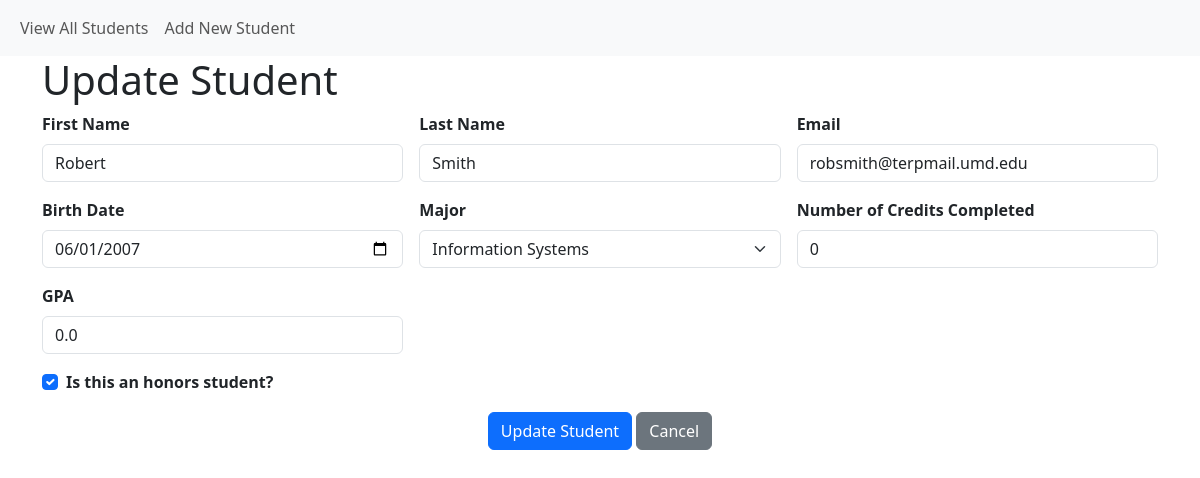
The app's page /student/update/1 with its own data.
### models.py (models this page shows, shortened)
class Student(db.Model):
    __tablename__ = "student"
    student_id = db.Column(db.Integer, primary_key=True)
    first_name = db.Column(db.String(30), nullable=False)
    last_name = db.Column(db.String(50), nullable=False)
    major_id = db.Column(db.Integer, db.ForeignKey('major.major_id'))
    birth_date = db.Column(db.DateTime, nullable=False)
    num_credits_completed = db.Column(db.Integer, nullable=False)
    gpa = db.Column(db.Float, nullable=False)
    is_honors = db.Column(db.Boolean, nullable=False)
    email = db.Column(db.String(100), nullable=False)

### app.py (the view, shortened to what this page needs)
@app.route('/student/update/<int:student_id>', methods=['GET', 'POST'])
def student_edit(student_id):
    if request.method == 'GET':
        student = Student.query.filter_by(student_id=student_id).first()
        majors = Major.query.order_by(Major.major) \
            .order_by(Major.major) \
            .all()
        if student:
            return render_template('student_entry.html', student=student, majors=majors, action='update')
        else:
            flash(f'Student attempting to be edited could not be found!', 'error')
    return redirect(url_for('student_view_all'))

### templates/student_entry.html (shortened to what this page needs)
{% extends "base.html" %}
{% block page_head %}
    {% if action and action == 'create' %}
        Add New Student
    {% elif action and action == 'update'  %}
        Update Student
    {% else %}
        View Student
    {% endif %}
{% endblock %}
{% block page_content %}
<form class="row g-3"
      action="{{ url_for('student_edit', student_id=student['student_id']) if student else url_for('student_create') }}" method="post">
<div class="col-md-4">
    <label for="first_name" class="form-label"><strong>First Name</strong></label>
    {% if action and action in ['create', 'update'] %}
    <input type="text" class="form-control" id="first_name" name="first_name" value="{{ student['first_name'] if student else '' }}" required>
    {% else %}
        <br>{{ student['first_name'] }}
    {% endif %}
  </div>
  <div class="col-md-4">
    <label for="last_name" class="form-label"><strong>Last Name</strong></label>
    {% if action and action in ['create', 'update'] %}
    <input type="text" class="form-control" id="last_name" name="last_name" value="{{ student['last_name'] if student else '' }}" required>
    {% else %}
        <br>{{ student['last_name'] }}
    {% endif %}
  </div>
  <div class="col-md-4">
    <label for="email" class="form-label"><strong>Email</strong></label>
    {% if action and action in ['create', 'update'] %}
    <input type="email" class="form-control" id="email" name="email" maxlength="100" value="{{ student['email'] if student else '' }}" required>
       {% else %}
        <br>{{ student['email'] }}
    {% endif %}
  </div>
  <div class="col-md-4">
    <label for="birth_date" class="form-label"><strong>Birth Date</strong></label>
    {% if action and action in ['create', 'update'] %}
    <input type="date" class="form-control" id="birth_date" name="birth_date" value="{{ student['birth_date'].strftime('%Y-%m-%d') if student else '' }}" required>
    {% else %}
        <br>{{ student['birth_date'].strftime('%m/%d/%Y') }}
    {% endif %}
  </div>
  <div class="col-md-4">
    <label for="major_id" class="form-label"><strong>Major</strong></label>
    {% if action and action in ['create', 'update'] %}
    <select name="major_id" id="major_id" class="form-select form-select-md" aria-label=".form-select-md example">
        {% for each_major in majors %}
        <option value="{{ each_major['major_id'] }}"
                {{ 'selected' if student and each_major['major_id'] == student['major_id'] else ''}}>{{ each_major['major'] }}</option>
        {% endfor %}
    </select>
    {% else %}
        <br>
        {% for each_major in majors %}
            {{ each_major['major'] if student and each_major['major_id'] == student['major_id'] else ''}}
        {% endfor %}
    {% endif %}
  </div>
  {% if action and action in ['read', 'update'] %}
  <div class="col-md-4">
    <label for="num_credits_completed" class="form-label"><strong>Number of Credits Completed</strong></label>
    {% if action and action == 'update' %}
    <input type="number" min="0" max="200" class="form-control" id="num_credits_completed" name="num_credits_completed"
           value="{{ student['num_credits_completed'] if student else '' }}" required>
    {% else %}
        <br> {{ student['num_credits_completed'] }}
    {% endif %}
  </div>
  <div class="col-md-4">
    <label for="gpa" class="form-label"><strong>GPA</strong></label>
    {% if action and action in ['create', 'update'] %}
    <input type="number" step="0.01" min="0.00" max="4.00" class="form-control" id="gpa" name="gpa" value="{{ student['gpa'] if student else '' }}" required>
    {% else %}
        <br>{{ student['gpa'] }}
    {% endif %}
  </div>
  {% endif %}
  <div class="col-12">
        {% if action and action in ['create', 'update'] %}
    <div class="form-check">
      <input class="form-check-input" type="checkbox" value="" id="is_honors" name="is_honors"
              {{ 'checked' if student and student['is_honors'] == True else '' }}>
        {% endif %}
      <label class="form-check-label" for="is_honors">
          <strong>Is this an honors student?</strong>
      </label>
  </div>
  </div>
  <div class="col-12 text-center">
    {% if action and action in ['create', 'update'] %}
    <button class="btn btn-primary" type="submit">{{ 'Add' if action=='create' else 'Update' }} Student</button>
    {% endif %}
    <a href="{{ url_for('student_view_all') }}" class="btn btn-secondary" role="button">
        {% if action and action in ['create', 'update'] %}
        Cancel
        {% else %}
        Return
        {% endif %}
    </a>
  </div>
</form>
{% endblock %}

### records on screen
Student: first_name "Robert", last_name "Smith", email "robsmith@terpmail.umd.edu", birth_date "06/01/2007", num_credits_completed "0", gpa "0.0"

### other values on screen
{{ 'Add' if action=='create' else 'Update' }} "Update"
form field major_id "Information Systems"
